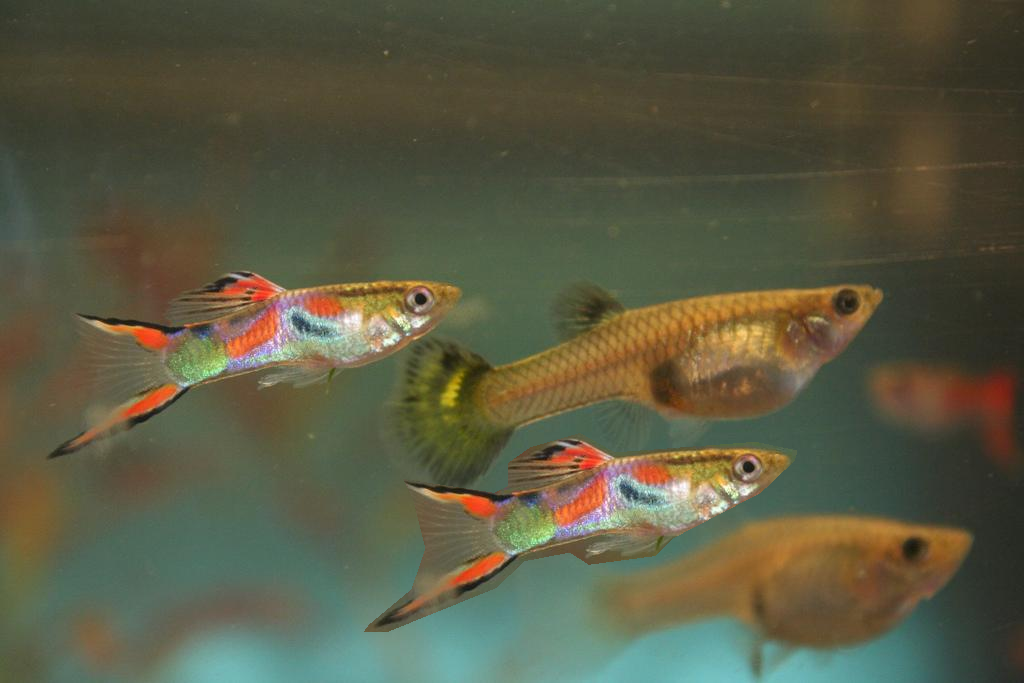
#> input picture im11_t.bmp, 1024 x 683 px
$ python detect_copy_move_son.py
#> lines starting #> are read from the running program, lines starting #| are printed output that depends on the picture; after the words box and inside, x2 and y2 are one past the last pixel; in counts of white or black regions, pixels touching at a corner belong together
import cv2
import numpy as np
from PIL import Image
from skimage.segmentation import slic
from skimage.segmentation import mark_boundaries
from skimage.measure import regionprops
from skimage.util import img_as_float
from skimage import io
import matplotlib.pyplot as plt

'''
sift opencv nin her surumunde calismiyor. alttaki sekilde kutuphaneler yuklenmeli

$ pip uninstall opencv-python

$ pip uninstall opencv-contrib-python
then,
$ pip install opencv-contrib-python==3.4.2.16

$ pip install opencv-python==3.4.2.16

'''

img_gray = cv2.imread("im11_t.bmp", cv2.IMREAD_GRAYSCALE)
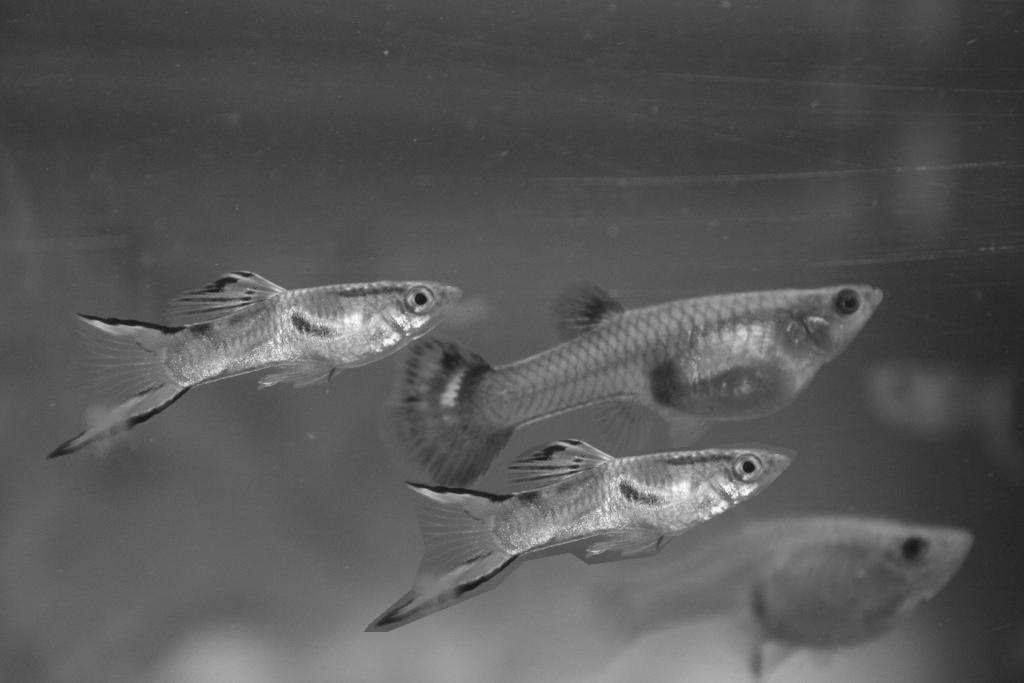
#> img_gray: shape (683, 1024); min 20, max 254, mean 87.4
img_rgb = cv2.imread("im11_t.bmp", cv2.IMREAD_COLOR)
#> img_rgb is the input picture: shape (683, 1024, 3); mean B, G, R 67.2, 89.9, 90.2

img_gray = cv2.resize(img_gray, (int(img_gray.shape[1] * 40 / 100), int(img_gray.shape[0] * 40 / 100)))
#> img_gray: shape (273, 409)
img_rgb = cv2.resize(img_rgb, (int(img_rgb.shape[1] * 40 / 100), int(img_rgb.shape[0] * 40 / 100)))
#> img_rgb: shape (273, 409, 3)
# print(img_rgb.shape)

# -----


segments = slic(img_rgb, n_segments=7, compactness=20, sigma=5, convert2lab=True)
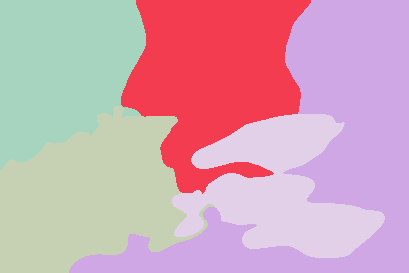
#> segments: shape (273, 409) int64; 5 distinct labels, from 1 to 5; one colour per label, 0 black
regions = regionprops(segments, intensity_image=img_gray)
#> regions = 5 regions; box (x1, y1, x2, y2) and area: (69, 0, 409, 273) 32046, (121, 0, 311, 194) 22645, (0, 106, 215, 273) 22093, (0, 0, 146, 170) 18695, (172, 114, 385, 258) 16178


index_params = dict(algorithm=0, trees=5)
search_params = dict()
flann = cv2.FlannBasedMatcher(index_params, search_params)

for index, props in enumerate(regions):
    sift = cv2.xfeatures2d.SIFT_create()
    print(index)
    cx, cy = props.centroid  # cen
    print(props.intensity_image.shape)

    print(img_gray[props.intensity_image].shape)
    print(props.intensity_image)

    kp1, descriptors1 = sift.detectAndCompute(props.intensity_image, None)
    print(type(descriptors1))
    for index_ic, prop in enumerate(regions):
        if index == index_ic:
            continue
        sift_ic = cv2.xfeatures2d.SIFT_create()

        kp2, descriptors2 = sift_ic.detectAndCompute(prop.intensity_image, None)
        if np.array(descriptors1).size == 0 | np.array(descriptors2).size == 0:
            continue
        matches = flann.knnMatch(descriptors1, descriptors2, k=2)

        good_points = []
        for m, n in matches:
            if m.distance < 0.6 * n.distance:
                good_points.append(m)
                #cv2.circle(props.intensity_image, (int(kp1[m.queryIdx].pt[0]), int(kp1[m.queryIdx].pt[1])), 1, (255, 0, 255), 1)
                #cv2.circle(prop.intensity_image, (int(kp2[n.queryIdx].pt[0]), int(kp2[n.queryIdx].pt[1])), 1, (0, 255, 0), -1)  # eslesen objeyi isaretlemek icin

    cv2.imshow("Image " + str(index), props.intensity_image)
     # burada degisiklik olacak
    print("*-*-*-*-*-*-*-*-*-*-*-*--")
#> this loop made 5 passes
#> (cx, cy) on passes 1 to 5: (68.48, 62.43), (75.46, 212.6), (149.6, 322.3), (196.2, 89.63), (189.7, 277.4)
#> (printed output is left out)
#> pass 1, `cv2.imshow("Image " + str(index), props.intensity_image)`:
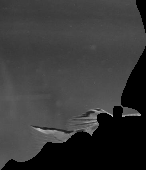
#> window 'Image 0': shape (170, 146); min 0, max 188, mean 55.6
#> pass 2, `cv2.imshow("Image " + str(index), props.intensity_image)`:
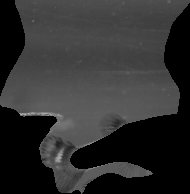
#> window 'Image 1': shape (194, 190); min 0, max 183, mean 47.7

# ------

# show the output of SLIC
 # segments den gelen bilgilere gore matloplib de cizdik
fig = plt.figure("Superpixels -- %d segments" % (100))
ax = fig.add_subplot(1, 1, 1)
ax.imshow(mark_boundaries(img_rgb, segments, color=(0, 0, 0)))

plt.axis("off")

# show the plots
plt.show()
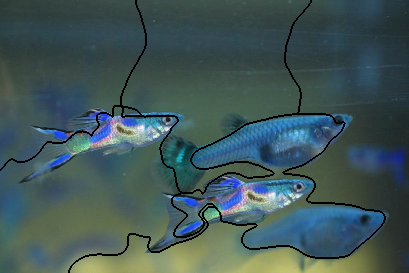
#> shown: shape (273, 409, 3) float64; mean R, G, B 0.255, 0.341, 0.342

# ------

# sift = cv2.xfeatures2d.SIFT_create(900)
# keypoints_sift, descriptors = sift.detectAndCompute(img_gray, None)
                # print(descriptors.shape)
                # print(keypoints_sift[0].pt[0])
                # print(keypoints_sift[0].pt[1])
                # ------
                # kullanilan siniflandirma algoritmasinin parametrelerini ayarladik
                # index_params = dict(algorithm=0, trees=5)
                # search_params = dict()
                # flann = cv2.FlannBasedMatcher(index_params, search_params)

                # ---
                ### eslestirmeler burda yapilacak: iki bloga ait descriptors bilgisi parametre olarak verilir
                ### ve bunun sonucu olarak gelen matrisden distance lara gore  yakin olanlar secilir (ayni objedir)
                ### burasi her yapilan match den sonra calisacak
'''matches = flann.knnMatch(desc_1, desc_1, k=2)

                    good_points = []
                    for m, n in matches:
                        if m.distance < 0.6 * n.distance:
                            good_points.append(m)
                            #cv2.circle(img_rgb, (int(keypoints_sift[m.queryIdx].pt[0]), int(keypoints_sift[m.queryIdx].pt[1])), 4,
                                       (255, 0, 255),
                                       1) # eslesen objeyi isaretlemek icin
                            #cv2.circle(img_rgb, (int(keypoints_sift[n.queryIdx].pt[0]), int(keypoints_sift[n.queryIdx].pt[1])), 1,
                                       (0, 255, 0),
                                       -1) # eslesen objeyi isaretlemek icin

                            '''

# [6 lines of commented-out code are left out]
cv2.waitKey(0)
cv2.destroyAllWindows()
